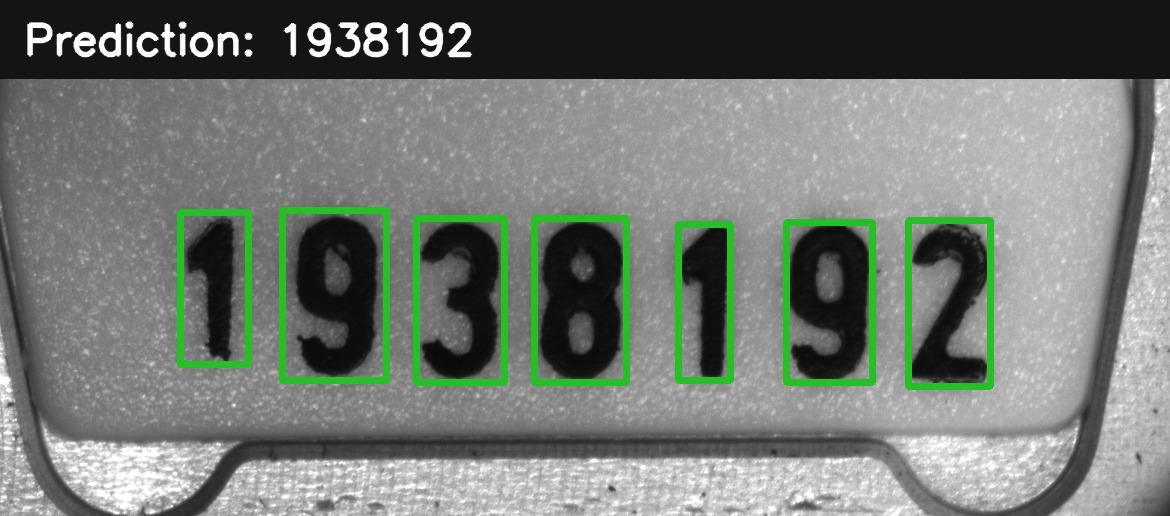
#> input picture assets/example_prediction.jpg, 1170 x 516 px
$ python -i localize.py   (imports and definitions only)
#> lines starting #> are read from the running program, lines starting #| are printed output that depends on the picture
### common/rows.py
from itertools import combinations

import numpy as np

from common.config import DIGIT_COUNT, MAX_ANGLE

# Digit heights may vary, but fragments and hardware should not define a row.
HEIGHT_RATIO_LIMITS = (0.65, 1.45)
# A quarter-height residual tolerates centroid shifts without admitting nearby hardware.
MAX_LINE_RESIDUAL = 0.25
# Matches the existing localizer's supported tilt range.
MAX_SLOPE = float(np.tan(np.radians(MAX_ANGLE)))


def aligned_rows(components, digit_count=DIGIT_COUNT):
    rows = {}
    for first, second in combinations(components, 2):
        horizontal_distance = second[4] - first[4]
        mean_height = (first[3] + second[3]) / 2
        if abs(horizontal_distance) < mean_height:
            continue
        slope = (second[5] - first[5]) / horizontal_distance
        if abs(slope) > MAX_SLOPE:
            continue
        aligned = []
        for component in components:
            height_ratio = component[3] / mean_height
            residual = abs(component[5] - first[5] - slope * (component[4] - first[4]))
            if HEIGHT_RATIO_LIMITS[0] < height_ratio < HEIGHT_RATIO_LIMITS[1]:
                if residual < MAX_LINE_RESIDUAL * mean_height:
                    aligned.append(component)
        aligned.sort(key=lambda component: component[4])
        for start in range(len(aligned) - digit_count + 1):
            row = aligned[start:start + digit_count]
            rows[tuple(tuple(component[:4]) for component in row)] = row
    return list(rows.values())

### common/thresholds.py
import cv2

# A 101-pixel neighborhood at half resolution spans roughly one digit height.
ADAPTIVE_BLOCK_SIZE = 101
# Opposite offsets isolate bright or dark ink from its local background.
ADAPTIVE_OFFSET = 8
# Smaller neighborhoods separate ink from nearby plate edges.
LOCAL_BLOCK_SIZE = 51
# A lower offset retains faint strokes before reconnecting short vertical breaks.
REPAIR_OFFSET = 4
# Digit fragments are mostly separated vertically; keep horizontal growth narrow.
REPAIR_KERNEL_SIZE = (3, 9)


def threshold_masks(blurred, method):
    kernel = cv2.getStructuringElement(cv2.MORPH_ELLIPSE, (3, 3))
    for polarity, flag in (('light', cv2.THRESH_BINARY), ('dark', cv2.THRESH_BINARY_INV)):
        if method == 'otsu':
            _, mask = cv2.threshold(blurred, 0, 255, flag | cv2.THRESH_OTSU)
        elif method in ('adaptive', 'adaptive_local', 'adaptive_repair'):
            block_size = LOCAL_BLOCK_SIZE if method == 'adaptive_local' else ADAPTIVE_BLOCK_SIZE
            magnitude = REPAIR_OFFSET if method == 'adaptive_repair' else ADAPTIVE_OFFSET
            offset = -magnitude if polarity == 'light' else magnitude
            mask = cv2.adaptiveThreshold(blurred, 255, cv2.ADAPTIVE_THRESH_GAUSSIAN_C,
                                         flag, block_size, offset)
        else:
            raise ValueError(f'Unknown threshold method: {method}')
        if method == 'adaptive_repair':
            repair_kernel = cv2.getStructuringElement(cv2.MORPH_ELLIPSE, REPAIR_KERNEL_SIZE)
            yield polarity, cv2.morphologyEx(mask, cv2.MORPH_CLOSE, repair_kernel)
        else:
            yield polarity, cv2.morphologyEx(mask, cv2.MORPH_OPEN, kernel)

### common/localize.py
from dataclasses import dataclass

import cv2
import numpy as np

from common.config import DIGIT_COUNT, MAX_ANGLE
from common.rows import HEIGHT_RATIO_LIMITS, aligned_rows
from common.thresholds import threshold_masks

# Half resolution preserves digit strokes while reducing thresholding work.
WORK_SCALE = 0.5
# Cover the observed digit sizes relative to the full seal image.
HEIGHT_FRACTIONS = (0.035, 0.20)
# Reject squat hardware and very thin fragments.
ASPECT_LIMITS = (0.15, 1.0)
# Require some foreground coverage without rejecting hollow digits.
MIN_FILL = 0.20
# Reject irregular rows that admitted background in the training audit; not a probability.
MAX_ROW_SCORE = 0.20


@dataclass(frozen=True)
class Localization:
    digit_boxes: tuple
    polarity: str
    angle: float
    score: float
    method: str = 'otsu'


def digit_components(mask):
    _, _, statistics, centers = cv2.connectedComponentsWithStats(mask, connectivity=8)
    components = []
    for index, (x, y, width, height, area) in enumerate(statistics):
        if index == 0:
            continue
        valid_height = HEIGHT_FRACTIONS[0] * mask.shape[0] < height < HEIGHT_FRACTIONS[1] * mask.shape[0]
        if valid_height and ASPECT_LIMITS[0] < width / height < ASPECT_LIMITS[1]:
            if area > MIN_FILL * width * height:
                components.append((x, y, width, height, *centers[index]))
    return components


def row_geometry(row):
    heights = np.array([box[3] for box in row], dtype=float)
    height_ratios = heights / np.median(heights)
    if height_ratios.min() < HEIGHT_RATIO_LIMITS[0] or height_ratios.max() > HEIGHT_RATIO_LIMITS[1]:
        return float('inf'), 0.0
    centers = np.array([box[4:6] for box in row])
    gaps = np.diff(centers[:, 0])
    if np.any(gaps <= 0):
        return float('inf'), 0.0
    slope, intercept = np.polyfit(centers[:, 0], centers[:, 1], 1)
    residual = np.abs(centers[:, 1] - slope * centers[:, 0] - intercept).mean()
    score = heights.std() / heights.mean() + gaps.std() / gaps.mean() + residual / heights.mean()
    return float(score), float(np.degrees(np.arctan(slope)))


def candidate_rows(components):
    if len(components) < DIGIT_COUNT:
        return []
    ordered = sorted(components, key=lambda box: box[5])
    median_height = float(np.median([box[3] for box in ordered]))
    groups = [[ordered[0]]]
    for component in ordered[1:]:
        if component[5] - groups[-1][-1][5] < median_height / 2:
            groups[-1].append(component)
        else:
            groups.append([component])
    rows = []
    for group in groups:
        horizontal = sorted(group, key=lambda box: box[4])
        rows.extend(horizontal[start:start + DIGIT_COUNT] for start in range(len(horizontal) - DIGIT_COUNT + 1))
    return rows


def restore_boxes(row, source_shape, resized_shape):
    """Round extents outward so resizing odd dimensions cannot clip boundary pixels."""
    scale_x, scale_y = source_shape[1] / resized_shape[1], source_shape[0] / resized_shape[0]
    boxes = []
    for x, y, width, height, center_x, center_y in row:
        left, top = int(np.floor(x * scale_x)), int(np.floor(y * scale_y))
        right = min(source_shape[1], int(np.ceil((x + width) * scale_x)))
        bottom = min(source_shape[0], int(np.ceil((y + height) * scale_y)))
        boxes.append((left, top, right - left, bottom - top))
    return tuple(boxes)


def find_threshold_row(components_by_polarity, method, source_shape, resized_shape, use_alignment=False):
    best = None
    scale_ratio = (source_shape[0] / resized_shape[0]) / (source_shape[1] / resized_shape[1])
    for polarity, components in components_by_polarity:
        rows = aligned_rows(components, DIGIT_COUNT) if use_alignment else candidate_rows(components)
        for row in rows:
            score, angle = row_geometry(row)
            angle = float(np.degrees(np.arctan(np.tan(np.radians(angle)) * scale_ratio)))
            if not np.isfinite(score) or not np.isfinite(angle) or score >= MAX_ROW_SCORE or abs(angle) > MAX_ANGLE:
                continue
            if best is None or score < best.score:
                boxes = restore_boxes(row, source_shape, resized_shape)
                stage = f'{method}_aligned' if use_alignment else method
                best = Localization(boxes, polarity, angle, score, stage)
    return best


def find_digits(gray: np.ndarray) -> Localization | None:
    if not isinstance(gray, np.ndarray) or gray.ndim != 2 or gray.size == 0 or gray.dtype != np.uint8:
        raise ValueError('Expected a nonempty uint8 grayscale image')
    if min(gray.shape) < 2:
        return None
    small = cv2.resize(gray, None, fx=WORK_SCALE, fy=WORK_SCALE, interpolation=cv2.INTER_AREA)
    blurred = cv2.GaussianBlur(small, (5, 5), 0)
    for method in ('otsu', 'adaptive'):
        components = [(polarity, digit_components(mask)) for polarity, mask in threshold_masks(blurred, method)]
        baseline = find_threshold_row(components, method, gray.shape, small.shape)
        if baseline is not None:
            return baseline
    # Fast grouping already computed the adaptive components; reuse them for alignment.
    for method in ('adaptive', 'adaptive_local', 'adaptive_repair'):
        if method != 'adaptive':
            components = [(polarity, digit_components(mask)) for polarity, mask in threshold_masks(blurred, method)]
        recovered = find_threshold_row(components, method, gray.shape, small.shape, use_alignment=True)
        if recovered is not None:
            return recovered
    return None

>>> import cv2
>>> picture = cv2.imread('../assets/example_prediction.jpg', cv2.IMREAD_GRAYSCALE)
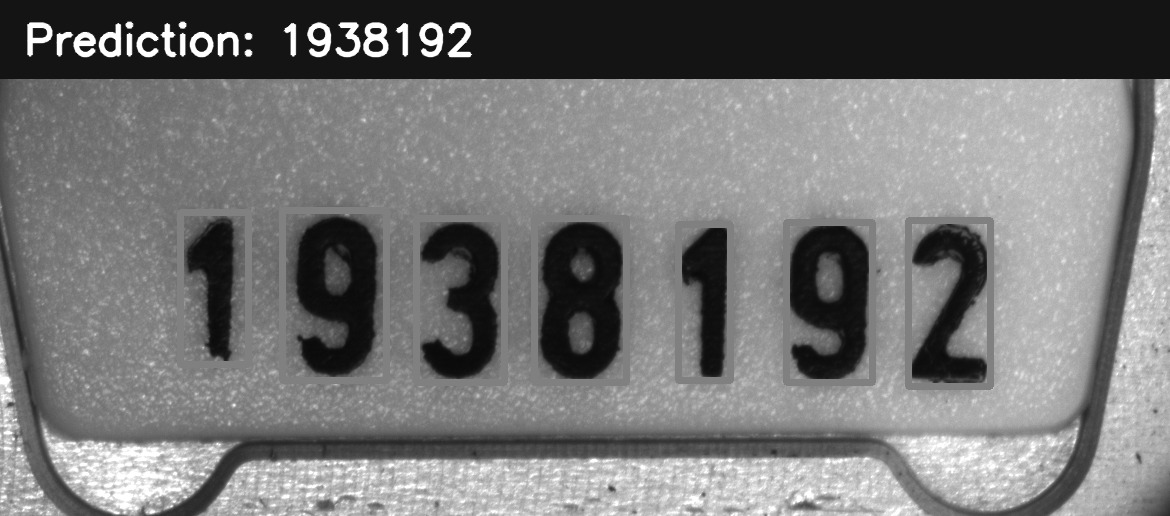
#> picture: shape (516, 1170); min 7, max 255, mean 117.5
>>> result = find_digits(picture)
#> in find_digits, `blurred = cv2.GaussianBlur(small, (5, 5), 0)`:
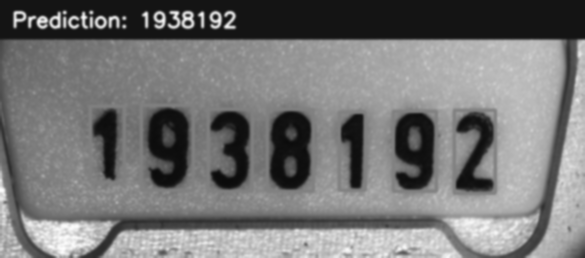
#> blurred: shape (258, 585); min 11, max 253, mean 117.6
